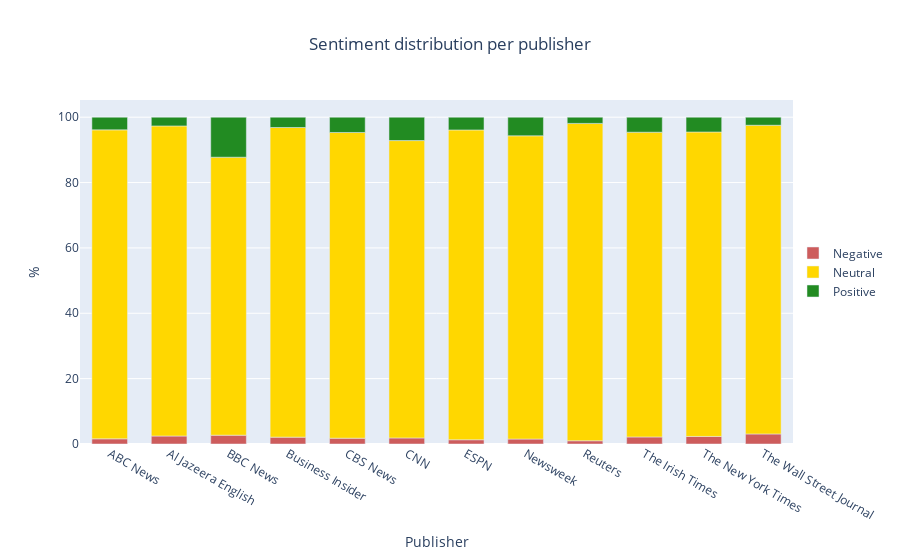

Notebook cell for this chart:
### Code cell
grouped_count=df.groupby(['source_name','polarity']).count().reset_index()
grouped_count=grouped_count[['source_name','polarity','description']] 
grouped_count['description'] = grouped_count['description'] / grouped_count.groupby('source_name')['description'].transform('sum')*100
grouped_count#Plotting

fig = px.bar(grouped_count, x="source_name", y="description", color="polarity", title="Sentiment distribution per publisher",
             labels={'description':'%','source_name':'Publisher','polarity':''}, color_discrete_map={
        'Positive': 'forestgreen',
        'Neutral': 'gold','Negative': 'indianred'})
for data in fig.data:
    data["width"] = 0.6 #Change this value for bar widths

fig.update_layout(hovermode="x unified",title_x=0.5, legend=dict(
        x=1.0,
        y=0.5,        
    ))

config = {'displayModeBar': False}
fig.show(config=config)

### Figure 1 — Plotly figure (JSON) as saved in the notebook; plotly's stock layout.template omitted (floating-point values rounded to 4 significant figures)
{"data": [{"alignmentgroup": "True", "hovertemplate": "=Negative<br>Publisher=%{x}<br>%=%{y}<extra></extra>", "legendgroup": "Negative", "marker": {"color": "indianred", "pattern": {"shape": ""}}, "name": "Negative", "offsetgroup": "Negative", "orientation": "v", "showlegend": true, "textposition": "auto", "type": "bar", "width": 0.6, "x": ["ABC News", "Al Jazeera English", "BBC News", "Business Insider", "CBS News", "CNN", "ESPN", "Newsweek", "Reuters", "The Irish Times", "The New York Times", "The Wall Street Journal"], "xaxis": "x", "y": [1.585, 2.444, 2.7, 2.1, 1.78, 1.859, 1.299, 1.518, 0.9893, 2.154, 2.313, 3.077], "yaxis": "y"}, {"alignmentgroup": "True", "hovertemplate": "=Neutral<br>Publisher=%{x}<br>%=%{y}<extra></extra>", "legendgroup": "Neutral", "marker": {"color": "gold", "pattern": {"shape": ""}}, "name": "Neutral", "offsetgroup": "Neutral", "orientation": "v", "showlegend": true, "textposition": "auto", "type": "bar", "width": 0.6, "x": ["ABC News", "Al Jazeera English", "BBC News", "Business Insider", "CBS News", "CNN", "ESPN", "Newsweek", "Reuters", "The Irish Times", "The New York Times", "The Wall Street Journal"], "xaxis": "x", "y": [94.54, 94.89, 85.06, 94.75, 93.55, 90.99, 94.81, 92.79, 97.11, 93.26, 93.17, 94.46], "yaxis": "y"}, {"alignmentgroup": "True", "hovertemplate": "=Positive<br>Publisher=%{x}<br>%=%{y}<extra></extra>", "legendgroup": "Positive", "marker": {"color": "forestgreen", "pattern": {"shape": ""}}, "name": "Positive", "offsetgroup": "Positive", "orientation": "v", "showlegend": true, "textposition": "auto", "type": "bar", "width": 0.6, "x": ["ABC News", "Al Jazeera English", "BBC News", "Business Insider", "CBS News", "CNN", "ESPN", "Newsweek", "Reuters", "The Irish Times", "The New York Times", "The Wall Street Journal"], "xaxis": "x", "y": [3.873, 2.667, 12.24, 3.15, 4.672, 7.156, 3.896, 5.693, 1.896, 4.588, 4.522, 2.462], "yaxis": "y"}], "layout": {"barmode": "relative", "hovermode": "x unified", "legend": {"title": {"text": ""}, "tracegroupgap": 0, "x": 1, "y": 0.5}, "title": {"text": "Sentiment distribution per publisher", "x": 0.5}, "xaxis": {"anchor": "y", "domain": [0, 1], "title": {"text": "Publisher"}}, "yaxis": {"anchor": "x", "domain": [0, 1], "title": {"text": "%"}}}}
